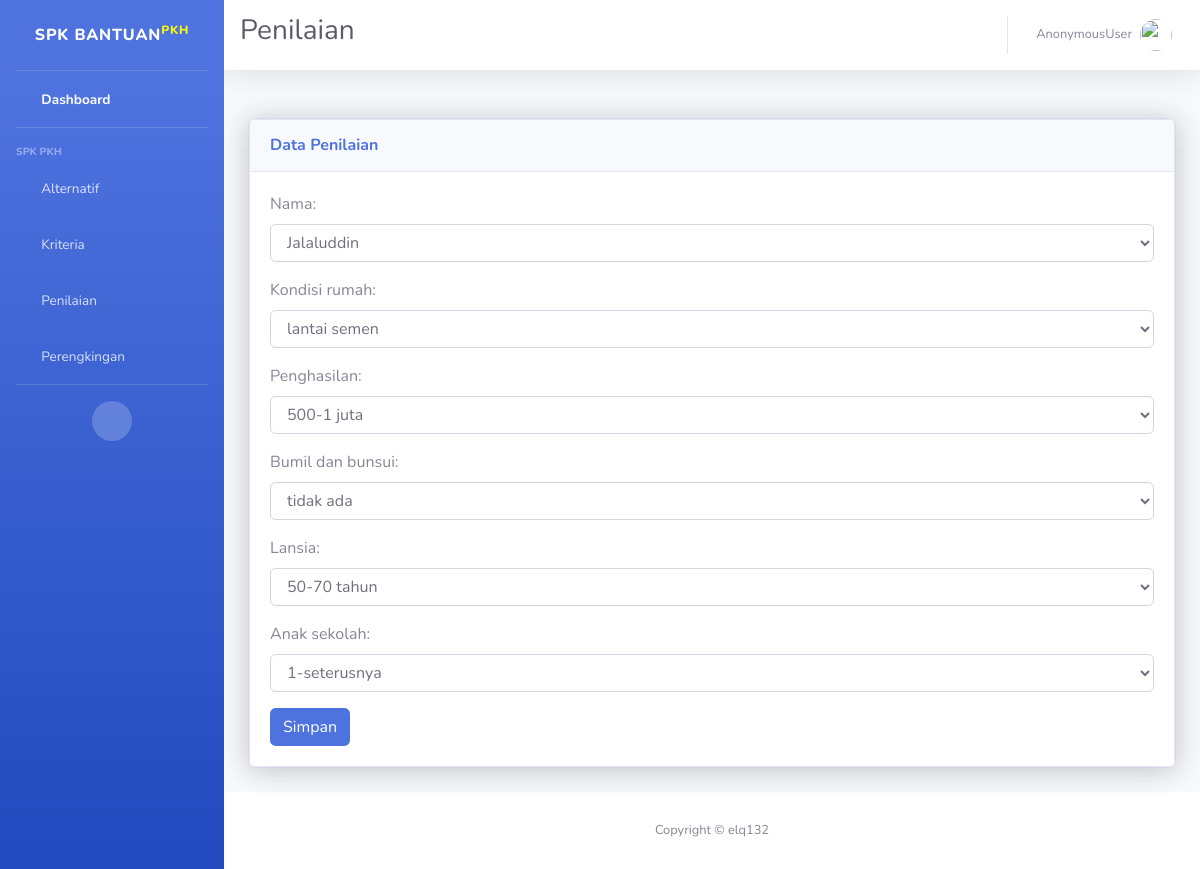
The app's page /dashboard/uppenilaian/10, older data.
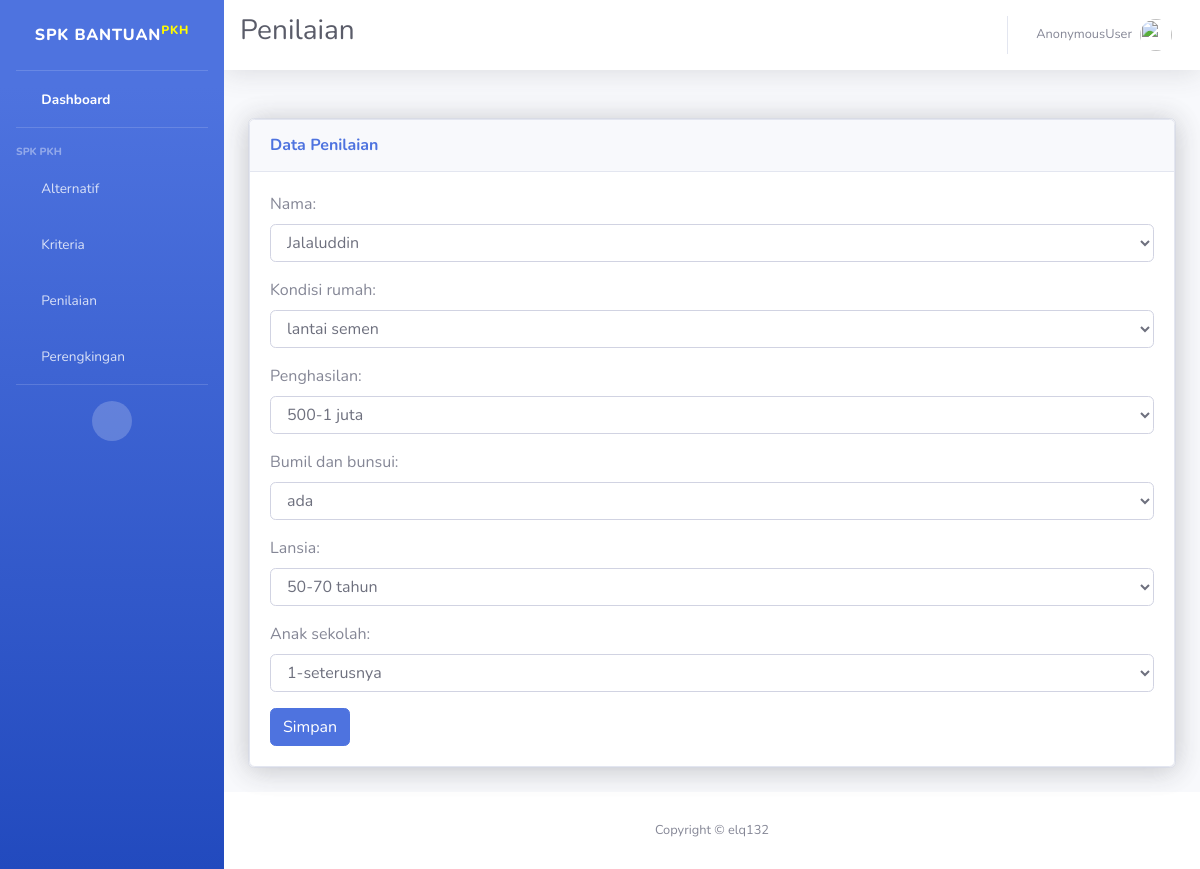
The same page, newer data.
### SPK/models.py (models this page shows, shortened)
class Penilaian(models.Model):
    nama = models.ForeignKey(Alternatif, on_delete=models.CASCADE, related_name='penilaian_nama', to_field='nama_alternatif')
    kondisi_rumah = models.ForeignKey(SubKriteria, on_delete=models.CASCADE, related_name='penilaian_kondisi_rumah')
    penghasilan = models.ForeignKey(SubKriteria, on_delete=models.CASCADE, related_name='penilaian_penghasilan')
    bumil_dan_bunsui = models.ForeignKey(SubKriteria, on_delete=models.CASCADE, related_name='penilaian_bumil_dan_bunsui')
    lansia = models.ForeignKey(SubKriteria, on_delete=models.CASCADE, related_name='penilaian_lansia')
    anak_sekolah = models.ForeignKey(SubKriteria, on_delete=models.CASCADE, related_name='penilaian_anak_sekolah')

### SPK/views.py (the view)
# urls.py: path('uppenilaian/<int:id>', views.update_penilaian, name='uppenilaian'),
def update_penilaian(request, id):
    penilaian = Penilaian.objects.get(id=id)
    if request.method == 'POST':
        form = PenilaianForm(request.POST, instance=penilaian)
        if form.is_valid():
            form.save()
            messages.success(request, " Data Berhasil di Update!")
            return redirect('data:penilaian')
    else:
        form = PenilaianForm(instance=penilaian)
    context = {
        'form': form
    }
    return render(request, 'penilaian_form.html', context)

### SPK/forms.py
class PenilaianForm(forms.ModelForm):
    def __init__(self, *args, **kwargs):
        super().__init__(*args, **kwargs)
        self.fields['kondisi_rumah'].queryset = SubKriteria.objects.filter(kriteria__nama_kriteria='Kondisi Rumah')
        self.fields['penghasilan'].queryset = SubKriteria.objects.filter(kriteria__nama_kriteria='Penghasilan')
        self.fields['bumil_dan_bunsui'].queryset = SubKriteria.objects.filter(kriteria__nama_kriteria='Bumil dan Bunsui')
        self.fields['lansia'].queryset = SubKriteria.objects.filter(kriteria__nama_kriteria='Lansia')
        self.fields['anak_sekolah'].queryset = SubKriteria.objects.filter(kriteria__nama_kriteria='Anak Sekolah')
        for field_name, field in self.fields.items():
            field.widget.attrs['class'] = 'form-control'
    class Meta:
        model = Penilaian
        fields = '__all__'

### SPK/models.py (called while the page is built)
    def __str__(self):
        return str(self.nama_alternatif)

    def __str__(self):
        return str(self.nama_sub_kriteria)

### templates/penilaian_form.html (shortened to what the changed rows need)
{%load static%}
<!DOCTYPE html>
<html lang="en">
<head>
    <link href="{%static 'vendor/fontawesome-free/css/all.min.css'%}" rel="stylesheet" type="text/css">
    <link href="{%static 'css/sb-admin-2.min.css'%}" rel="stylesheet">
</head>
<body id="page-top">
    <div id="wrapper">
        <div id="content-wrapper" class="d-flex flex-column">
            <div id="content">
                <nav class="navbar navbar-expand navbar-light bg-white topbar mb-4 static-top shadow">
                    <div class=""><h1 class="h3 mb-0 text-gray-800">Penilaian<h1></div>
                </nav>
                <div class="container-fluid">
                    <div class="row">
                        <div class="col-xl-12 col-lg-9">
                            <div class="card shadow mb-4">
                                <div class="card shadow">
                                    <div class="card-body ">
                                        <form method="POST">
                                            {{ form.as_p }}
                                          </form>
                                    </div>
                                </div>
                            </div>
                        </div>
                    </div>
                </div>
            </div>
        </div>
    </div>
</body>
</html>

Row changes from the older to the newer data that the page shows:
changed Penilaian "Jalaluddin": bumil_dan_bunsui "tidak ada" → "ada"
